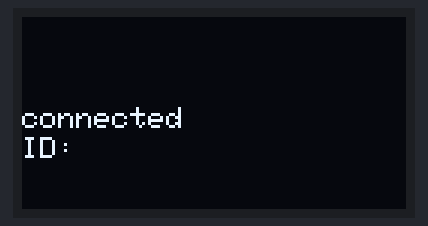
Simulated run of this sketch. Board: ESP8266 (NodeMCU). Shown: 128×64 one-colour display. WiFi joins after 1.5 s; servers stay silent unless stated; uploads are accepted with an empty reply; what the sketch prints to the serial monitor is not drawn.

Above: at 1.9 s.
At 6.94 s:
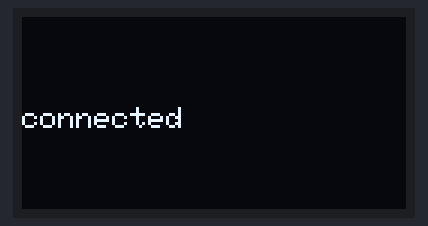

The sketch:

MWGETID.ino
```cpp
#include <ESP8266WiFi.h>          //https://github.com/esp8266/Arduino
//needed for library
#include <DNSServer.h>
#include <ESP8266WebServer.h>
#include <WiFiManager.h>         //https://github.com/tzapu/WiFiManager
#include <ESP8266HTTPClient.h>
#include <SPI.h>
#include <Wire.h>
#include <Adafruit_GFX.h>
#include <Adafruit_SSD1306.h>

#define OLED_RESET -1
Adafruit_SSD1306 display(-1);
HTTPClient httpclient;

void setup() {
    // put your setup code here, to run once:
    Serial.begin(115200);


    display.begin(SSD1306_SWITCHCAPVCC, 0x3C, false);

    display.setTextSize(1);
    display.setTextColor(WHITE);
    display.setCursor(10,10);
    display.clearDisplay();
    display.println("...connecting...");
    display.display();
     Serial.println("stop displaying");
    //WiFiManager
    //Local intialization. Once its business is done, there is no need to keep it around
    WiFiManager wifiManager;
    //reset saved settings
   //wifiManager.resetSettings();

    //set custom ip for portal
    //wifiManager.setAPStaticIPConfig(IPAddress(10,0,1,1), IPAddress(10,0,1,1), IPAddress(255,255,255,0));

    //fetches ssid and pass from eeprom and tries to connect
    //if it does not connect it starts an access point with the specified name
    //here  "AutoConnectAP"
    //and goes into a blocking loop awaiting configuration
     wifiManager.setAPCallback(configModeCallback);
    wifiManager.autoConnect("AutoConnectAP");
    //WiFi.begin("WebPocket-E036","antonio71");
    //or use this for auto generated name ESP + ChipID
    //wifiManager.autoConnect();


    //if you get here you have connected to the WiFi
    Serial.println("connected...yeey :)");
    Serial.println(WiFi.localIP());


}

void loop() {
if (WiFi.status() == WL_CONNECTED) {
  display.clearDisplay();
  display.setCursor(0,30);
  display.println("connected");
  display.display();
  String id=getMwId();
  Serial.println("ID: "+id);
  display.setCursor(0,40);
  display.println("ID: "+id);
  display.display();
}else{

  display.clearDisplay();
  display.setCursor(0,30);
  display.println("not connected");
  display.display();
}

 delay(5000);


}

void configModeCallback (WiFiManager *myWiFiManager) {
 display.clearDisplay();
  display.setCursor(0,30);
  display.println("entra nella APP per la configurazione");
  display.display();

}

String getMwId(){

     httpclient.begin("http://www.heritagexperience.com/marketwall/checkmw.php?id_mw==98");
    int httpcode=httpclient.GET();
    String id=httpclient.getString();
    httpclient.end();
    return id;

}
```

Measured:
- what the display in image 0 shows lasts 5.0 s, from 1.8 s to 6.8 s
